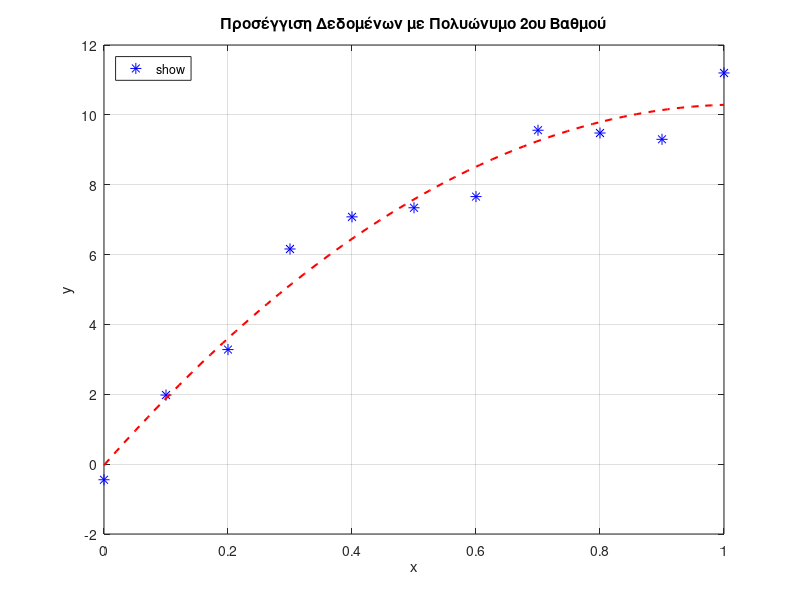

Reproduce this figure in MATLAB.
function [error_norm, rel_error] = ask3()
    % Exercise 3
    % Να υλοποιήσετε μια συνάρτηση με όνομα ask3 που να υπολογίζει ένα πολυώνυμο
    % 2ου βαθμού που προσεγγίζει τα παρακάτω σημεία.

    x = [0, 0.1, 0.2, 0.3, 0.4, 0.5, 0.6, 0.7, 0.8, 0.9, 1.0];
    y = [-0.447, 1.978, 3.28, 6.16, 7.08, 7.34, 7.66, 9.56, 9.48, 9.30, 11.2];
    
    % Προσαρμογή πολυωνύμου 2ου βαθμού (fit a 2nd degree polynomial)
    p = polyfit(x, y, 2);
    
    % Υπολογισμός τιμών του πολυωνύμου στα σημεία x
    y_approx = polyval(p, x);
    
    % Γραφική παράσταση
    figure;
    plot(x, y, 'b*', 'DisplayName', 'Δεδομένα', 'MarkerSize', 8);
    hold on;
    
    % Ομαλή καμπύλη για το πολυώνυμο
    x_smooth = linspace(min(x), max(x), 100);
    y_smooth = polyval(p, x_smooth);
    plot(x_smooth, y_smooth, 'r--', 'DisplayName', 'Πολυώνυμο 2ου βαθμού', 'LineWidth', 1.5);
    
    hold off;
    legend('show', 'Location', 'northwest');
    title('Προσέγγιση Δεδομένων με Πολυώνυμο 2ου Βαθμού');
    xlabel('x');
    ylabel('y');
    grid on;
    
    % Υπολογισμός σφαλμάτων
    error_vector = y - y_approx;
    error_norm = norm(error_vector); % Ευκλείδεια νόρμα
    rel_error = error_norm / norm(y); % Σχετικό σφάλμα
    
    fprintf('Ευκλείδεια Νόρμα Σφάλματος: %f\n', error_norm);
    fprintf('Σχετικό Σφάλμα: %f\n', rel_error);
end
